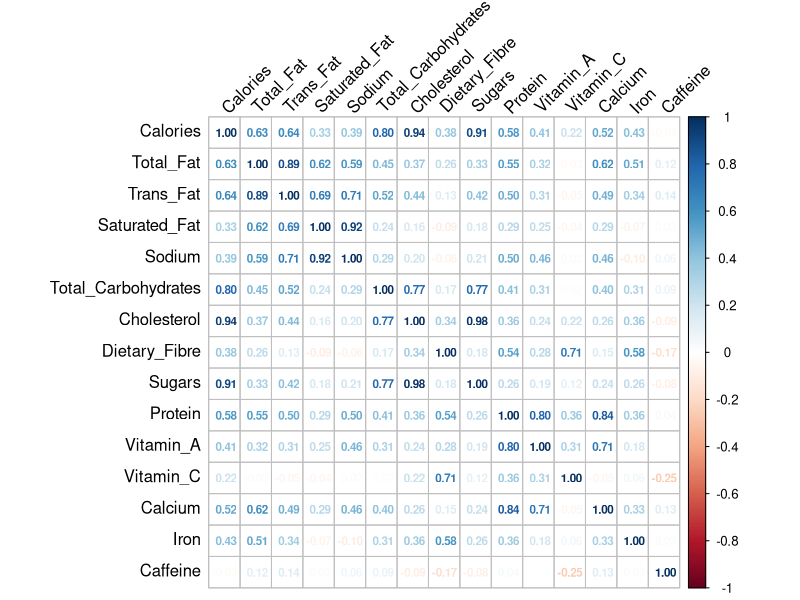
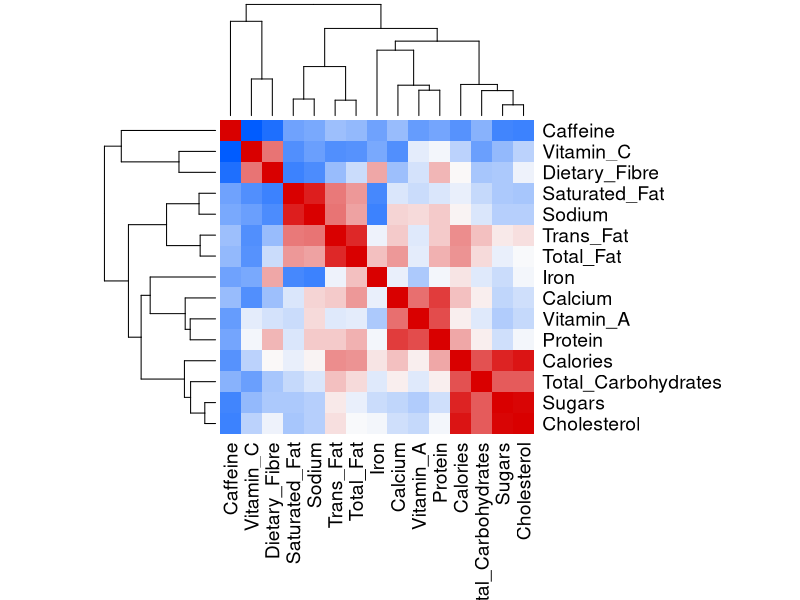

Generate these figures, in order, with R: (Note: this script raises an error after producing the figures.)
# Statistical Learning final project

# Starbucks 
# Link: https://www.kaggle.com/datasets/henryshan/starbucks

# Load libraries ----
library(corrplot)

# Load data ----
data <- read.csv("Data/starbucks.csv", header = TRUE, sep = ",")

# Overview of the data ----
summary(data)
str(data)

# Check how many categories there are in the first column
table(data$Beverage_category)
unique(data$Beverage_category)
table(data$Beverage_prep)
unique(data$Beverage_prep)
table(data$Beverage)
unique(data$Beverage)

# Data transformation ----
# Remove percentage sign from the data
data$Vitamin.C....DV. <- as.numeric(gsub("%", "", data$Vitamin.C....DV.))
data$Calcium....DV. <- as.numeric(gsub("%", "", data$Calcium....DV.))
data$Iron....DV. <- as.numeric(gsub("%", "", data$Iron....DV.))
data$Vitamin.A....DV. <- as.numeric(gsub("%", "", data$Vitamin.A....DV.))

# Set the other variables as numeric
data$Calories <- as.numeric(data$Calories)
data$Trans.Fat..g. <- as.numeric(data$Trans.Fat..g.)
data$Total.Fat..g. <- as.numeric(data$Total.Fat..g.)
data$Cholesterol..mg. <- as.numeric(data$Cholesterol..mg.)
data$Sodium..mg. <- as.numeric(data$Sodium..mg.)
data$Total.Carbohydrates..g. <- as.numeric(data$Total.Carbohydrates..g.)
data$Dietary.Fibre..g. <- as.numeric(data$Dietary.Fibre..g.)
data$Sugars..g. <- as.numeric(data$Sugars..g.)
data$Caffeine..mg. <- as.numeric(data$Caffeine..mg.)

# We have some missing values in the variable caffeine 
is.na(data$Caffeine..mg.)
# There are different way to impute NA
# Use the median is a suitable choice because we look 
# into structure of the variable
summary(data$Caffeine..mg.)


# create a copy of original dataset 
data_cleaned <- data

# Presence of Outliers: Looking at the summary statistics provided, 
# the presence of outliers is indicated by the large difference 
# between the mean (89.52 mg.) and the median (75 mg.).

# Outliers can skew the mean, making it less representative of the 
# central tendency of the data.

# The median, being resistant to outliers, provides a better 
# measure of central tendency in this scenario.

# Possibly non-normal distribution 
# With 23 missing values out of 242 observations, 
# the dataset has a relatively small proportion of missing values 
# (approximately 9.5%). 


# Impute NA with median of the  'Caffeine..mg.', without NA
data_cleaned$Caffeine..mg.[is.na(data_cleaned$Caffeine..mg.)] <- median(data_cleaned$Caffeine..mg., na.rm = TRUE)

# no more NA ---> now we can work directly on cleaned dataset 
summary(data_cleaned$Caffeine..mg.)
is.na(data_cleaned$Caffeine..mg.)


# Rename the cleaned data columns by removing the dots and the unity of measure
colnames(data_cleaned) <- c("Beverage_category", "Beverage",
                            "Beverage_prep", "Calories",
                            "Total_Fat", "Trans_Fat",
                            "Saturated_Fat", "Sodium",
                            "Total_Carbohydrates", "Cholesterol",
                            "Dietary_Fibre", "Sugars",
                            "Protein", "Vitamin_A",
                            "Vitamin_C", "Calcium",
                            "Iron", "Caffeine")

# Correlation Analysis ----

# Remove first 3 columns for the correlation matrix

data_num <- data_cleaned[, -c(1:3)]

## Correlation Matrix ----
# Calculate the correlation matrix

correlation_matrix <- cor(data_num)

## Plot the correlation matrix ----
par(mfrow = c(1, 1))
corrplot(correlation_matrix, method = "number", tl.col = "black", 
         tl.srt = 45, addCoef.col = "black", number.cex = 0.7)

## Heatmap of the correlation matrix ----
heatmap(cor(data_num), 
        col = colorRampPalette(c("#005cff", "#fbfbfb", "#d90000"))(100), 
        symm = TRUE, 
        margins = c(10, 10), 
        cexRow = 1.4,
        cexCol = 1.4)

# Data Visualization ----

## Histograms ----

# Histogram of the data with density distribution
par(mfrow = c(5, 3))
col <- c('#ff0000', '#f70028', '#ee0040', '#e50055', '#dc0069',
         '#d2007b', '#c7008d', '#bb009e', '#ae00ae', '#a000be',
         '#8f00cc', '#7d00da', '#6700e7', '#4900f3', '#0000ff')
for (i in 1:ncol(data_num)) {
  hist(data_num[, i], main = colnames(data_num)[i],
       xlab = colnames(data_num)[i], col = col[i], freq = FALSE)
  dens <- density(data_num[, i], na.rm=TRUE, adjust=1.25)
  lines(dens, col = "black", lwd = 2)
}

## Pairplot ----

# Define function for the pairplot

# Histogram function
panel.hist <- function(x, colour, ...)
{
  usr <- par("usr")
  on.exit(par(usr))
  par(usr = c(usr[1:2], 0, 1.5))
  h <- hist(x, plot = FALSE)
  breaks <- h$breaks
  nB <- length(breaks)
  y <- h$counts
  y <- y / max(y)
  rect(breaks[-nB], 0, breaks[-1], y, col = colour, ...)
}

# Correlations function
panel.cor <- function(x, y, digits = 2, prefix = "", cex.cor, ...)
{
  usr <- par("usr")
  on.exit(par(usr))
  par(usr = c(0, 1, 0, 1))
  r <- abs(cor(x, y))
  txt <- format(c(r, 0.123456789), digits = digits)[1]
  txt <- paste0(prefix, txt)
  if(missing(cex.cor)) cex.cor <- 0.5/strwidth(txt)
  text(0.5, 0.5, txt, cex = cex.cor * r)
}


pairs(data_num, 
      diag.panel = panel.hist,
      upper.panel = panel.cor, 
      lower.panel = panel.smooth,
      colour = "#4ea5ff")

## Barplot ----
# Barplot of the data grouped by categories
par(mfrow = c(5, 3))
for (i in 1:ncol(data_num)) {
  barplot(table(data_num[, i]), main = colnames(data_num)[i],
          xlab = colnames(data_num)[i], col = col[i])
}

### Beverage ----
# frequency for 'Beverage_category' ----> 
# how we can see the most famous bevarage?

# We create a barplot to visualize the distribution 
# of the 'Beverage_category' variable
par(mfrow = c(1, 1))
barplot(table(data$Beverage_category),
        main = "Distribution of Beverage Categories",
        ylab = "Count",
        col = "#4ea5ff",
        las = 2, 
        cex.names = 0.8)

# We create a barplot to visualize the distribution 
# of the preparation of the bevarage
par(mfrow = c(1, 1))
barplot(table(data$Beverage_prep),
        main = "Distribution of Beverage Preparation",
        ylab = "Count",
        col = "#ff810f",
        las = 2,
        cex.names = 0.8)

# "#00cd5c" green

# Now we want to compare the total calories for each categories of bevarage

# First we aggrgate the data to obtain the total calories 
# for each categories of bevarage

# Then we create a barplot to visualize the results

total_calories_by_category <- aggregate(Calories ~ Beverage_category, data = data_cleaned, sum)

barplot(height = total_calories_by_category$Calories,
        names.arg = total_calories_by_category$Beverage_category,
        main = "Total Calories by Beverage Category",
        ylab = "Total Calories",
        col = "#4ea5ff",
        las = 2,
        cex.names = 0.8)

# Now we want to compare the total sugars for each preparation of bevarage

# First we aggrgate the data to obtain the total sugars 
# for each preparation of bevarage

# Then we create a barplot to visualize the results

total_sugar_by_prep <- aggregate(Total_Carbohydrates ~ Beverage_prep, data = data_cleaned, sum)

barplot(height = total_sugar_by_prep$Total_Carbohydrates,
        names.arg = total_sugar_by_prep$Beverage_prep,
        main = "Total Sugars by Beverage Preparation",
        ylab = "Total Sugars (g)",
        col = "#ff810f",
        las = 2,
        cex.names = 0.8)

## Boxplot ----
# Boxplot of the data
par(mfrow = c(5, 3))
for (i in 1:ncol(data_num)) {
  boxplot(data_num[, i], main = colnames(data_num)[i],
          xlab = colnames(data_num)[i], col = col[i])
}


## Scatterplot ----
# variable Beverage_category factor
data_cleaned$Beverage_category <- as.factor(data_cleaned$Beverage_category)

# Assign distinct colors to each beverage category
colors <- rainbow(length(unique(data_cleaned$Beverage_category)))
color_map <- setNames(colors, levels(data_cleaned$Beverage_category))

# Create a scatterplot to compare amounts of calories and fat 
# for each categories of bevarage
par(mfrow = c(1, 1))
plot(data_cleaned$Calories, 
     data_cleaned$Total_Fat_g,
     col = color_map[data_cleaned$Beverage_category],
     pch = 19,
     xlab = "Calories",
     ylab = "Total Fat (g)",
     main = "Calories vs Total Fat")

# Legend
legend("topright", 
       legend = levels(data_cleaned$Beverage_category), 
       col = colors, 
       pch = 19)

# Comparision between total fat and trans fat ( che cazzo sono?)

# Numeric variable -> calculate density
total_fat_density <- density(data_cleaned$Total_Fat)
trans_fat_density <- density(data_cleaned$Trans_Fat)

# create a grafico sovrapposto 
plot(total_fat_density, col = "#4ea5ff", main = "Comparison of Total Fat and Trans Fat Distributions", 
     xlab = "Fat Content (g)", ylab = "Density", ylim = c(0, max(total_fat_density$y, trans_fat_density$y)),
     xlim = range(data_cleaned$Total_Fat, data_cleaned$Trans_Fat), 
     lwd = 2, lty = 1)
lines(trans_fat_density, col = "#ff810f", lwd = 2, lty = 1)
legend("topright", legend = c("Total Fat", "Trans Fat"), col = c("#4ea5ff", "#ff810f"), lwd = 2, lty = 1)

# Create scatterplot to look into relantionship between 
# calories and other variables 

str(data_cleaned)

par(mfrow = c(2, 2))  # Imposta il layout dei grafici a griglia 2x2
with(data_cleaned, {
  plot(Calories, Sodium , main = "Relation between Calories and Sodium", xlab = "Calories", ylab = "Sodium (mg)", col = col[1])
  plot(Calories, Protein , main = "Relation between Calories and Protein", xlab = "Calories", ylab = "Protein (g)", col = col[5])
  plot(Calories, Vitamin_C , main = "Relation between Calories and Vitamin C", xlab = "Calories", ylab = "Vitamin C (mg)", col = col[10])
  plot(Calories, Cholesterol , main = "Relation between Calories and Fiber", xlab = "Calories", ylab = "Fiber (g)", col = col[15])
})

# There's increase in every feature with increase in calories

# Features like proteins and fiber rapidly increase, 
# instead vitamin and cholesterol more flat growing 

# Confirmed by correlation coefficients 